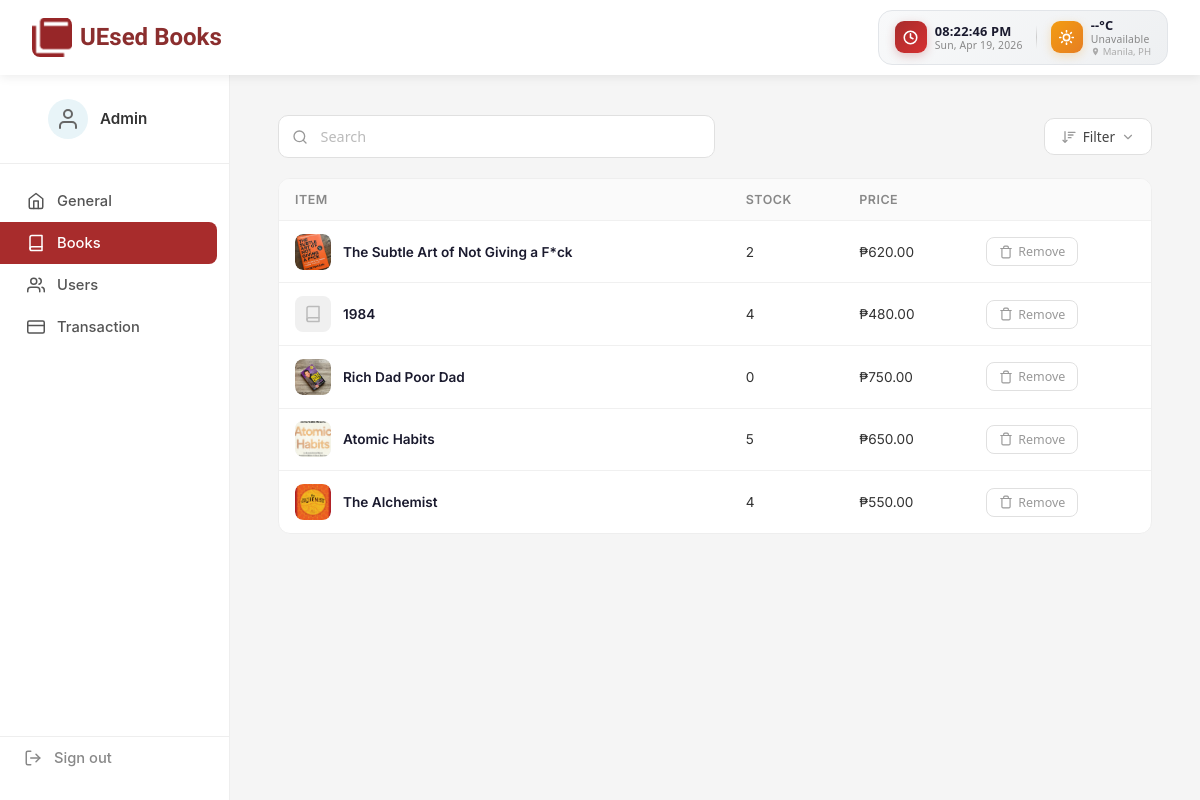
The app's page /books.php (signed in) with its own data.
### tables this page shows
CREATE TABLE `admin_profile` (
  `id` int(11) NOT NULL DEFAULT 1,
  `first_name` varchar(100) NOT NULL DEFAULT 'Admin',
  `last_name` varchar(100) NOT NULL DEFAULT '',
  `website_name` varchar(255) NOT NULL DEFAULT 'UEsed Books',
  `language` varchar(20) NOT NULL DEFAULT 'English',
  `website_logo` varchar(255) NOT NULL DEFAULT ''
);

CREATE TABLE `books` (
  `id` int(11) NOT NULL,
  `title` varchar(255) NOT NULL,
  `description` text DEFAULT NULL,
  `seller` varchar(255) DEFAULT '',
  `seller_id` int(11) DEFAULT NULL,
  `stock` int(11) NOT NULL DEFAULT 0,
  `price` decimal(10,2) NOT NULL DEFAULT 0.00,
  `image` varchar(255) NOT NULL DEFAULT '',
  `created_at` timestamp NOT NULL DEFAULT current_timestamp()
);

### books.php (the view, shortened to what this page needs)
<?php
require_once 'connect.php';
$adminProfile = $conn->query("SELECT first_name, last_name, website_name, language, website_logo FROM admin_profile WHERE id = 1")->fetch_assoc();
$adminFirstName = $adminProfile ? $adminProfile['first_name'] : $_SESSION['first_name'];
$adminLastName = $adminProfile ? $adminProfile['last_name'] : $_SESSION['last_name'];
$adminPhoto = '';
$books = [];
$result = $conn->query("SELECT id, title, stock, price, image, created_at FROM books ORDER BY created_at DESC");
if ($result) {
    while ($row = $result->fetch_assoc()) {
        $books[] = $row;
    }
}
?>
<!DOCTYPE html>
<html lang="en">
<head>
    <link rel="stylesheet" href="style.css">
</head>
<body class="admin-body">
    <div class="admin-topbar">
        <div class="logo">
            <img class="logo-icon" src="images/5.png" alt="UEsed Books Logo">
            <a href="admin.php" class="logo-link">UEsed Books</a>
        </div>
        <div class="topbar-widget">
            <div class="tw-section">
                <div class="tw-icon tw-clock">
                    <svg xmlns="http://www.w3.org/2000/svg" width="15" height="15" viewBox="0 0 24 24" fill="none" stroke="currentColor" stroke-width="2.5" stroke-linecap="round" stroke-linejoin="round"><circle cx="12" cy="12" r="10"/><polyline points="12 6 12 12 16 14"/></svg>
                </div>
                <div class="tw-info">
                    <span class="tw-primary" id="twTime">--:-- --</span>
                    <span class="tw-secondary" id="twDate">Loading...</span>
                </div>
            </div>
            <div class="tw-section">
                <div class="tw-icon tw-weather" id="twWeatherIcon">
                </div>
                <div class="tw-info">
                    <span class="tw-primary" id="twTemp">--°C</span>
                    <span class="tw-secondary" id="twDesc">Loading...</span>
                    <span class="tw-location"><svg xmlns="http://www.w3.org/2000/svg" width="9" height="9" viewBox="0 0 24 24" fill="currentColor" stroke="none"><path d="M12 2C8.13 2 5 5.13 5 9c0 5.25 7 13 7 13s7-7.75 7-13c0-3.87-3.13-7-7-7zm0 9.5c-1.38 0-2.5-1.12-2.5-2.5S10.62 6.5 12 6.5s2.5 1.12 2.5 2.5S13.38 11.5 12 11.5z"/></svg> Manila, PH</span>
                </div>
            </div>
        </div>
    </div>
    <div class="admin-wrapper">
        <aside class="admin-sidebar">
            <div class="sidebar-profile">
                <div class="sidebar-avatar sidebar-avatar-clickable" id="sidebarAvatarClickable" title="Change profile photo">
                    <?php if ($adminPhoto && file_exists(__DIR__ . '/images/' . $adminPhoto)): ?>
                        <img src="images/<?php echo htmlspecialchars($adminPhoto); ?>" alt="Profile" class="sidebar-avatar-img">
                        <button type="button" class="avatar-remove-btn" id="removeProfilePhotoBtn" title="Remove photo">
                            <svg xmlns="http://www.w3.org/2000/svg" width="10" height="10" viewBox="0 0 24 24" fill="none" stroke="currentColor" stroke-width="3" stroke-linecap="round" stroke-linejoin="round"><line x1="18" y1="6" x2="6" y2="18"/><line x1="6" y1="6" x2="18" y2="18"/></svg>
                        </button>
                    <?php else: ?>
                        <svg xmlns="http://www.w3.org/2000/svg" width="24" height="24" viewBox="0 0 24 24" fill="none" stroke="currentColor" stroke-width="2" stroke-linecap="round" stroke-linejoin="round"><path d="M20 21v-2a4 4 0 0 0-4-4H8a4 4 0 0 0-4 4v2"/><circle cx="12" cy="7" r="4"/></svg>
                    <?php endif; ?>
                </div>
                <span class="sidebar-company"><?php echo htmlspecialchars($adminFirstName . ' ' . $adminLastName); ?></span>
            </div>
            <nav class="sidebar-nav">
                <a href="admin.php#general" class="sidebar-link" data-section="general">
                    <svg xmlns="http://www.w3.org/2000/svg" width="18" height="18" viewBox="0 0 24 24" fill="none" stroke="currentColor" stroke-width="2" stroke-linecap="round" stroke-linejoin="round"><path d="M3 9l9-7 9 7v11a2 2 0 0 1-2 2H5a2 2 0 0 1-2-2z"/><polyline points="9 22 9 12 15 12 15 22"/></svg>
                    General
                </a>
                <a href="books.php" class="sidebar-link active" data-section="books">
                    <svg xmlns="http://www.w3.org/2000/svg" width="18" height="18" viewBox="0 0 24 24" fill="none" stroke="currentColor" stroke-width="2" stroke-linecap="round" stroke-linejoin="round"><path d="M4 19.5A2.5 2.5 0 0 1 6.5 17H20"/><path d="M6.5 2H20v20H6.5A2.5 2.5 0 0 1 4 19.5v-15A2.5 2.5 0 0 1 6.5 2z"/></svg>
                    Books
                </a>
                <a href="users.php" class="sidebar-link" data-section="users">
                    Users
                </a>
                <a href="transaction.php" class="sidebar-link" data-section="transaction">
                    <svg xmlns="http://www.w3.org/2000/svg" width="18" height="18" viewBox="0 0 24 24" fill="none" stroke="currentColor" stroke-width="2" stroke-linecap="round" stroke-linejoin="round"><rect x="1" y="4" width="22" height="16" rx="2" ry="2"/><line x1="1" y1="10" x2="23" y2="10"/></svg>
                    Transaction
                </a>
            </nav>
            <a href="login.php" class="sidebar-signout">
                <svg xmlns="http://www.w3.org/2000/svg" width="18" height="18" viewBox="0 0 24 24" fill="none" stroke="currentColor" stroke-width="2" stroke-linecap="round" stroke-linejoin="round"><path d="M9 21H5a2 2 0 0 1-2-2V5a2 2 0 0 1 2-2h4"/><polyline points="16 17 21 12 16 7"/><line x1="21" y1="12" x2="9" y2="12"/></svg>
                Sign out
            </a>
        </aside>
        <main class="admin-main">
            <div class="users-search-bar">
                <div class="users-search-wrap">
                    <svg xmlns="http://www.w3.org/2000/svg" width="16" height="16" viewBox="0 0 24 24" fill="none" stroke="currentColor" stroke-width="2" stroke-linecap="round" stroke-linejoin="round"><circle cx="11" cy="11" r="8"/><line x1="21" y1="21" x2="16.65" y2="16.65"/></svg>
                    <input type="text" class="users-search-input" id="booksSearch" placeholder="Search">
                </div>
                <div class="users-filter-dropdown">
                    <button class="users-filter-btn" id="alphaFilterBtn">
                        <svg xmlns="http://www.w3.org/2000/svg" width="16" height="16" viewBox="0 0 24 24" fill="none" stroke="currentColor" stroke-width="2" stroke-linecap="round" stroke-linejoin="round"><path d="M11 5h10"/><path d="M11 9h7"/><path d="M11 13h4"/><path d="M3 17l3 3 3-3"/><path d="M6 18V4"/></svg>
                        Filter
                        <svg xmlns="http://www.w3.org/2000/svg" width="14" height="14" viewBox="0 0 24 24" fill="none" stroke="currentColor" stroke-width="2" stroke-linecap="round" stroke-linejoin="round"><polyline points="6 9 12 15 18 9"/></svg>
                    </button>
                </div>
            </div>
            <div class="users-table-wrap">
                <table class="users-table" id="booksTable">
                    <thead>
                        <tr>
                            <th>Item</th>
                            <th>Stock</th>
                            <th>Price</th>
                            <th></th>
                        </tr>
                    </thead>
                    <tbody>
                        <?php if (count($books) > 0): ?>
                            <?php foreach ($books as $book): ?>
                            <tr data-created="<?php echo htmlspecialchars($book['created_at']); ?>">
                                <td>
                                    <div class="user-cell">
                                        <div class="user-avatar">
                                            <?php if (!empty($book['image']) && file_exists(__DIR__ . '/images/' . $book['image'])): ?>
                                                <img src="images/<?php echo htmlspecialchars($book['image']); ?>" alt="Book">
                                            <?php else: ?>
                                                <svg xmlns="http://www.w3.org/2000/svg" width="18" height="18" viewBox="0 0 24 24" fill="none" stroke="currentColor" stroke-width="2" stroke-linecap="round" stroke-linejoin="round"><path d="M4 19.5A2.5 2.5 0 0 1 6.5 17H20"/><path d="M6.5 2H20v20H6.5A2.5 2.5 0 0 1 4 19.5v-15A2.5 2.5 0 0 1 6.5 2z"/></svg>
                                            <?php endif; ?>
                                        </div>
                                        <span class="user-name"><?php echo htmlspecialchars($book['title']); ?></span>
                                    </div>
                                </td>
                                <td><?php echo (int)$book['stock']; ?></td>
                                <td>₱<?php echo number_format($book['price'], 2); ?></td>
                                <td class="row-actions">
                                    <button class="row-delete-btn" onclick="confirmDeleteBook(<?php echo (int)$book['id']; ?>, '<?php echo htmlspecialchars(addslashes($book['title'])); ?>')" title="Delete book">
                                        <svg xmlns="http://www.w3.org/2000/svg" width="14" height="14" viewBox="0 0 24 24" fill="none" stroke="currentColor" stroke-width="2" stroke-linecap="round" stroke-linejoin="round"><polyline points="3 6 5 6 21 6"/><path d="M19 6v14a2 2 0 0 1-2 2H7a2 2 0 0 1-2-2V6m3 0V4a2 2 0 0 1 2-2h4a2 2 0 0 1 2 2v2"/></svg>
                                        Remove
                                    </button>
                                </td>
                            </tr>
                            <?php endforeach; ?>
                        <?php else: ?>
                            <tr><td colspan="4" style="text-align:center;color:#888;padding:2rem;">No books added yet.</td></tr>
                        <?php endif; ?>
                    </tbody>
                </table>
            </div>
        </main>
    </div>
</body>
</html>

### style.css (style rules this page uses)
body { font-family: -apple-system, BlinkMacSystemFont, 'Segoe UI', Roboto, 'Helvetica Neue', Arial, sans-serif; background: linear-gradient(135deg, #ffffff 0%, #f5f5f5 100%); color: #333; }
.logo { display: flex; align-items: center; gap: 0.5rem; font-size: 1.5rem; font-weight: bold; color: #8b2e2e; white-space: nowrap; }
.logo-link { font-family: 'Rammetto One', cursive; font-weight: bold; color: #8b2e2e; text-decoration: none; cursor: pointer; transition: transform 0.3s ease; display: inline-block; }
.logo-icon { width: 40px; height: 40px; object-fit: contain; border-radius: 8px; }
.admin-body { background: #f5f5f5; }
.admin-topbar { background: white; padding: 0.65rem 2rem; box-shadow: 0 2px 10px rgba(0, 0, 0, 0.08); position: sticky; top: 0; z-index: 100; display: flex; align-items: center; justify-content: space-between; }
.admin-topbar .logo { flex: 0 0 auto; }
.topbar-widget { display: flex; align-items: center; background: linear-gradient(135deg, #f8f9fa, #eef0f2); border: 1px solid #e2e5e9; border-radius: 14px; padding: 0.4rem 1rem; gap: 0; flex-shrink: 0; transition: box-shadow 0.3s ease; }
.tw-section { display: flex; align-items: center; gap: 0.5rem; }
.tw-icon { display: flex; align-items: center; justify-content: center; width: 32px; height: 32px; border-radius: 9px; color: #fff; flex-shrink: 0; }
.tw-icon.tw-clock { background: linear-gradient(135deg, #a82c2c, #d63031); box-shadow: 0 3px 10px rgba(168,44,44,0.25); }
.tw-icon.tw-weather { background: linear-gradient(135deg, #f39c12, #e67e22); box-shadow: 0 3px 10px rgba(243,156,18,0.25); }
.tw-info { display: flex; flex-direction: column; line-height: 1.2; }
.tw-primary { font-weight: 700; font-size: 0.8rem; color: #1a1a2e; font-family: 'Segoe UI', system-ui, sans-serif; letter-spacing: 0.2px; white-space: nowrap; }
.tw-secondary { font-size: 0.65rem; color: #888; font-family: 'Segoe UI', system-ui, sans-serif; letter-spacing: 0.15px; white-space: nowrap; }
.tw-location { display: flex; align-items: center; gap: 3px; font-size: 0.6rem; color: #aaa; font-family: 'Segoe UI', system-ui, sans-serif; }
.tw-location svg { flex-shrink: 0; }
.admin-wrapper { display: flex; min-height: calc(100vh - 72px); }
.admin-sidebar { width: 230px; background: white; border-right: 1px solid #eee; display: flex; flex-direction: column; padding: 1.5rem 0; position: sticky; top: 72px; height: calc(100vh - 72px); }
.sidebar-profile { display: flex; align-items: center; gap: 0.75rem; padding: 0 1.5rem 1.5rem; border-bottom: 1px solid #eee; margin-bottom: 0.5rem; }
.sidebar-avatar { width: 40px; height: 40px; border-radius: 50%; background: #e8f4f8; display: flex; align-items: center; justify-content: center; color: #666; position: relative; flex-shrink: 0; }
.sidebar-avatar-clickable { cursor: pointer; transition: box-shadow 0.2s ease; }
.sidebar-company { font-weight: 600; color: #333; font-size: 0.95rem; }
.sidebar-nav { flex: 1; display: flex; flex-direction: column; padding: 0.5rem 0; }
.sidebar-link { display: flex; align-items: center; gap: 0.75rem; padding: 0.75rem 1.5rem; color: #555; text-decoration: none; font-size: 0.92rem; font-weight: 500; transition: all 0.2s ease; border-left: 3px solid transparent; }
.sidebar-link.active { background: #a82c2c; color: white; border-left-color: #a82c2c; border-radius: 0 8px 8px 0; margin-right: 0.75rem; }
.sidebar-link.active svg { stroke: white; }
.sidebar-signout { display: flex; align-items: center; gap: 0.75rem; padding: 0.75rem 1.5rem; color: #888; text-decoration: none; font-size: 0.92rem; font-weight: 500; border-top: 1px solid #eee; margin-top: auto; transition: color 0.2s ease; }
.admin-main { flex: 1; padding: 2.5rem 3rem; overflow-y: auto; }

### records on screen
admin_profile: first_name+last_name "Admin"
books: image (picture), title "The Subtle Art of Not Giving a F*ck", stock "2", price "620.00"
books: title "1984", stock "4", price "480.00"
books: image (picture), title "Rich Dad Poor Dad", stock "0", price "750.00"
books: image (picture), title "Atomic Habits", stock "5", price "650.00"
books: image (picture), title "The Alchemist", stock "4", price "550.00"
